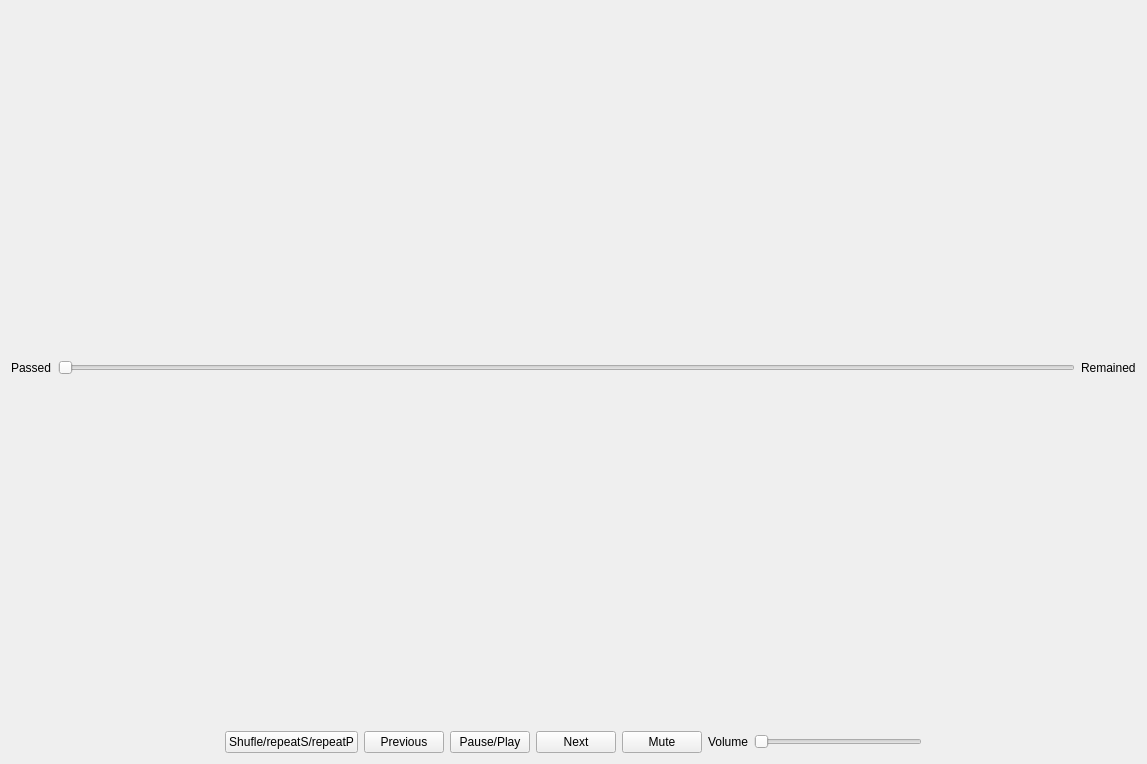
<?xml version="1.0" encoding="UTF-8"?>
<ui version="4.0">
 <class>PlayerControlWidget</class>
 <widget class="QWidget" name="PlayerControlWidget">
  <property name="geometry">
   <rect>
    <x>0</x>
    <y>0</y>
    <width>1147</width>
    <height>764</height>
   </rect>
  </property>
  <property name="windowTitle">
   <string>Form</string>
  </property>
  <layout class="QHBoxLayout" name="horizontalLayout_4">
   <item>
    <layout class="QVBoxLayout" name="verticalLayout">
     <item>
      <layout class="QHBoxLayout" name="horizontalLayout_3">
       <item>
        <widget class="QLabel" name="label_passed_time">
         <property name="text">
          <string>Passed</string>
         </property>
        </widget>
       </item>
       <item>
        <widget class="QSlider" name="horizontalSlider_timeline">
         <property name="orientation">
          <enum>Qt::Orientation::Horizontal</enum>
         </property>
        </widget>
       </item>
       <item>
        <widget class="QLabel" name="label_remained_time">
         <property name="text">
          <string>Remained</string>
         </property>
        </widget>
       </item>
      </layout>
     </item>
     <item>
      <layout class="QHBoxLayout" name="horizontalLayout_2">
       <item>
        <spacer name="horizontalSpacer">
         <property name="orientation">
          <enum>Qt::Orientation::Horizontal</enum>
         </property>
         <property name="sizeHint" stdset="0">
          <size>
           <width>40</width>
           <height>20</height>
          </size>
         </property>
        </spacer>
       </item>
       <item>
        <widget class="QPushButton" name="pushButton_playing_type">
         <property name="text">
          <string>Shufle/repeatS/repeatP</string>
         </property>
        </widget>
       </item>
       <item>
        <widget class="QPushButton" name="pushButton_previous">
         <property name="text">
          <string>Previous</string>
         </property>
        </widget>
       </item>
       <item>
        <widget class="QPushButton" name="pushButton_play_pause">
         <property name="text">
          <string>Pause/Play</string>
         </property>
        </widget>
       </item>
       <item>
        <widget class="QPushButton" name="pushButton_next">
         <property name="text">
          <string>Next</string>
         </property>
        </widget>
       </item>
       <item>
        <widget class="QPushButton" name="pushButton_mute">
         <property name="text">
          <string>Mute</string>
         </property>
        </widget>
       </item>
       <item>
        <layout class="QHBoxLayout" name="horizontalLayout">
         <item>
          <widget class="QLabel" name="label">
           <property name="text">
            <string>Volume</string>
           </property>
          </widget>
         </item>
         <item>
          <widget class="QSlider" name="horizontalSlider_volume">
           <property name="orientation">
            <enum>Qt::Orientation::Horizontal</enum>
           </property>
          </widget>
         </item>
        </layout>
       </item>
       <item>
        <spacer name="horizontalSpacer_2">
         <property name="orientation">
          <enum>Qt::Orientation::Horizontal</enum>
         </property>
         <property name="sizeHint" stdset="0">
          <size>
           <width>40</width>
           <height>20</height>
          </size>
         </property>
        </spacer>
       </item>
      </layout>
     </item>
    </layout>
   </item>
  </layout>
 </widget>
 <resources/>
 <connections/>
</ui>
